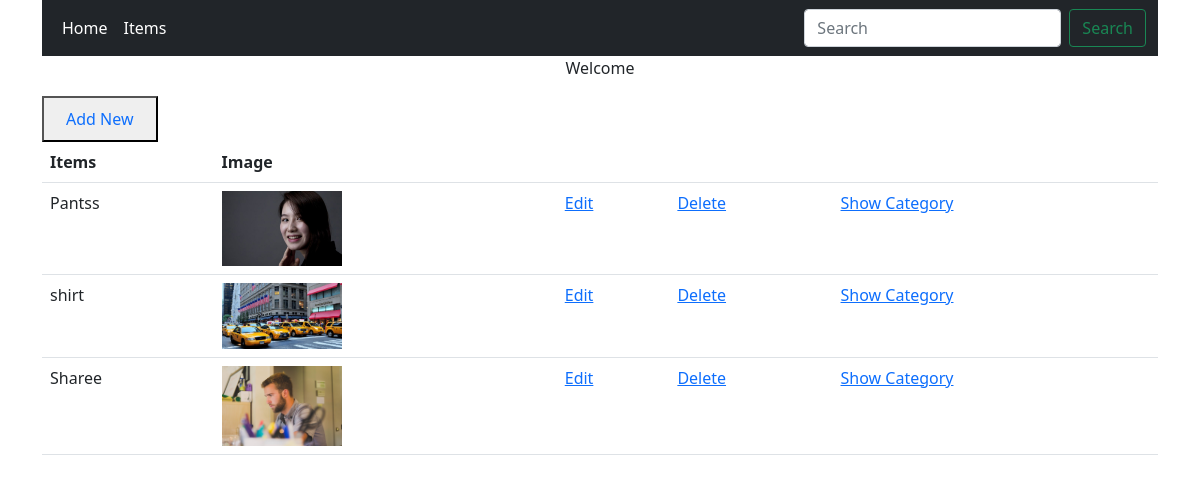
The page /show on the database its author committed.
### service/models.py (models this page shows, shortened)
class Item(models.Model):
    item_name=models.CharField(max_length=20)
    item_image = models.ImageField(upload_to='images', blank=True)

### service/views.py (the view)
# urls.py: path('show', views.show),
def show(request):
    item=Item.objects.all
    return render(request,'show.html',{'item':item})

### service/templates/show.html
{% extends 'base.html' %}
{% block content %}
<button ><a class="nav-link" href="/load_form">Add New</a></button>
<table class="table">
    <tr>
        <th>Items</th>
        <th>Image</th>
        <th></th>
        <th></th>
        <th></th>
    </tr>
    {% for i in item %}
    <tr>
        <td>{{i.item_name}}</td>
        <td><img src="{{i.item_image.url}}" alt="connect" style="max-width:120px"></td>
        <td>
            <a href="editItem/{{ i.id }}">Edit</a>
        </td>
        <td>
            <a href="delete/{{ i.id }}">Delete</a>
        </td>
           <td>
            <a href="{% url 'index' parent_or_child='child' pk=i.id %}">Show Category</a>
        </td>
    </tr>
    {% endfor %}
</table>
{% endblock %}

### rows shown on the page
Item: item_name "Pantss", item_image (picture)
Item: item_name "shirt", item_image (picture)
Item: item_name "Sharee", item_image (picture)
